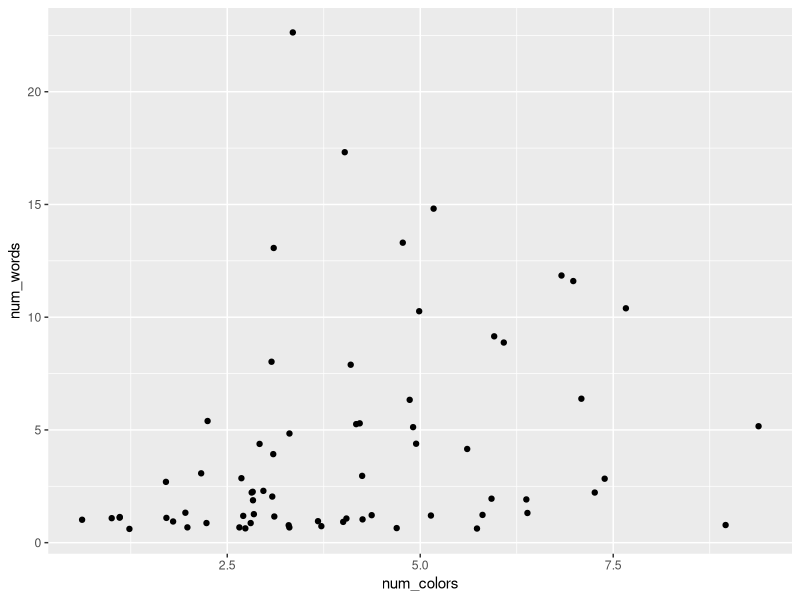
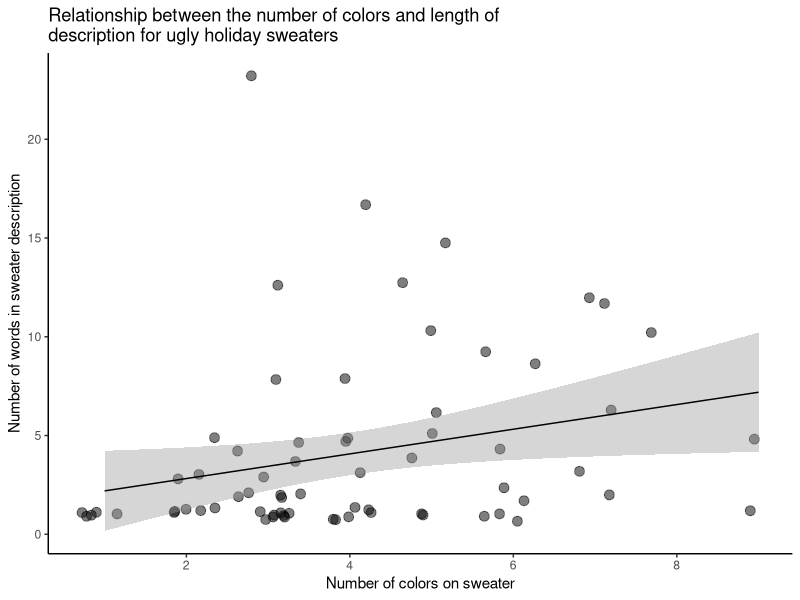

Source code (R) for these figures, in order:

##~~~~~~~~~~~~~~~~~~~~~~~~~~~~~~~~~~~~~~~~~~~~~~~~~~~~~~~~~~~~~~~~~~~~~~~~~~~~~~
##~~~~~~~~~~~~~~~~~~~~~~~~~~~~~~~~~~~~~~~~~~~~~~~~~~~~~~~~~~~~~~~~~~~~~~~~~~~~~~
##                                                                            ~~
##                        STEP 1: LOAD PACKAGES & DATA                      ----
##                                                                            ~~
##~~~~~~~~~~~~~~~~~~~~~~~~~~~~~~~~~~~~~~~~~~~~~~~~~~~~~~~~~~~~~~~~~~~~~~~~~~~~~~
##~~~~~~~~~~~~~~~~~~~~~~~~~~~~~~~~~~~~~~~~~~~~~~~~~~~~~~~~~~~~~~~~~~~~~~~~~~~~~~

#..........................load packages.........................

library(tidyverse)

#..........................read in data..........................

sweaters <- read_csv("ugly_sweaters.csv") %>% 
  dplyr::filter(hs_tf == "Yes") # filter data for those that actually report having a sweater

##~~~~~~~~~~~~~~~~~~~~~~~~~~~~~~~~~~~~~~~~~~~~~~~~~~~~~~~~~~~~~~~~~~~~~~~~~~~~~~
##~~~~~~~~~~~~~~~~~~~~~~~~~~~~~~~~~~~~~~~~~~~~~~~~~~~~~~~~~~~~~~~~~~~~~~~~~~~~~~
##                                                                            ~~
##                        STEP 2: WRANGLE/PROCESS DATA                      ----
##                                                                            ~~
##~~~~~~~~~~~~~~~~~~~~~~~~~~~~~~~~~~~~~~~~~~~~~~~~~~~~~~~~~~~~~~~~~~~~~~~~~~~~~~
##~~~~~~~~~~~~~~~~~~~~~~~~~~~~~~~~~~~~~~~~~~~~~~~~~~~~~~~~~~~~~~~~~~~~~~~~~~~~~~

#.....................wrangle sweater colors.....................
# 1) tidy colors (1 color per row)
# 2) group by sweater ID
# 3) calculate how many colors each sweater has on it

tidy_colors <- sweaters %>% 
  tidyr::separate_rows(colors, sep = ", ") %>% 
  tidyr::separate_rows(colors, sep = " and ") %>% 
  dplyr::group_by(sweater) %>% 
  dplyr::summarize(num_colors = length(sweater))  # `dplyr::count(sweaters)` is another option here, but you'll probably want to rename your new column

#..................wrangle sweater descriptions..................
# 1) tidy descriptions (1 word per row)
# 2) group by sweater ID
# 3) calculate how many colors each sweater has on it

tidy_descriptions <- sweaters %>% 
  tidyr::separate_rows(image_desc, sep = " ") %>% 
  dplyr::group_by(sweater) %>% 
  dplyr::summarize(num_words = length(sweater)) 

#........................join data frames.........................

tidy_counts <- dplyr::full_join(tidy_descriptions, tidy_colors)

##~~~~~~~~~~~~~~~~~~~~~~~~~~~~~~~~~~~~~~~~~~~~~~~~~~~~~~~~~~~~~~~~~~~~~~~~~~~~~~
##~~~~~~~~~~~~~~~~~~~~~~~~~~~~~~~~~~~~~~~~~~~~~~~~~~~~~~~~~~~~~~~~~~~~~~~~~~~~~~
##                                                                            ~~
##                           STEP 3: VISUALIZE DATA                         ----
##                                                                            ~~
##~~~~~~~~~~~~~~~~~~~~~~~~~~~~~~~~~~~~~~~~~~~~~~~~~~~~~~~~~~~~~~~~~~~~~~~~~~~~~~
##~~~~~~~~~~~~~~~~~~~~~~~~~~~~~~~~~~~~~~~~~~~~~~~~~~~~~~~~~~~~~~~~~~~~~~~~~~~~~~

#....................create basic scatterplot....................

simple_plot <- ggplot(tidy_counts, aes(x = num_colors, y = num_words)) +
  geom_jitter() 

simple_plot

#..............create slightly fancier scatterplot...............

fancy_plot <- ggplot(tidy_counts, aes(x = num_colors, y = num_words)) +
  geom_jitter(size = 3, alpha = 0.5) +
  scale_x_continuous(breaks = seq(from = 2, to = 8, by = 2)) +
  geom_smooth(method = lm, se = TRUE, size = 0.5, color = "black") +
  labs(x = "Number of colors on sweater", 
       y = "Number of words in sweater description",
       title = str_wrap("Relationship between the number of colors and length of description for ugly holiday sweaters", 60)) +
  theme_classic()

fancy_plot
